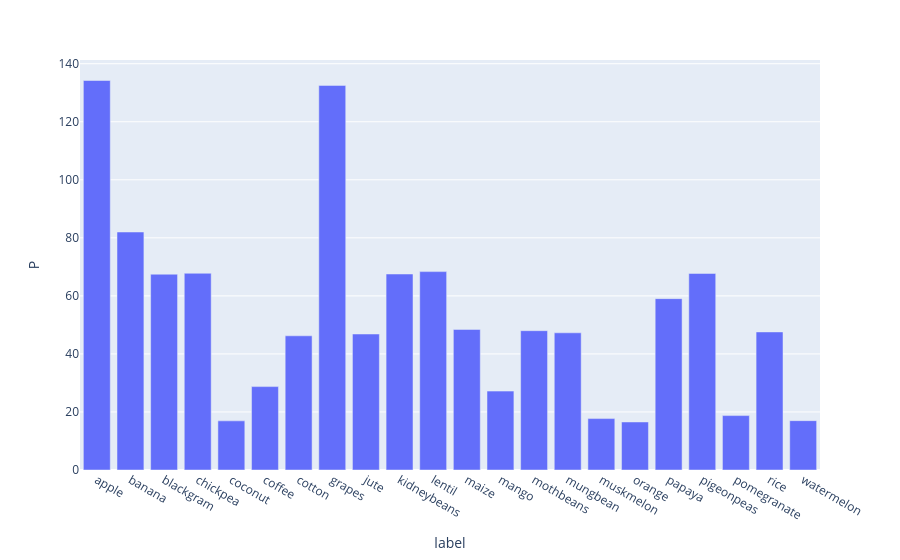

Write notebook code for a chart like this one.
### Code cell
fig2 = px.bar(crop_summary_new, x='label', y='P')
fig2.show()

### Figure 1 — Plotly figure (JSON) as saved in the notebook; plotly's stock layout.template omitted (floating-point values rounded to 4 significant figures)
{"data": [{"hovertemplate": "label=%{x}<br>P=%{y}<extra></extra>", "legendgroup": "", "marker": {"color": "#636efa", "pattern": {"shape": ""}}, "name": "", "orientation": "v", "showlegend": false, "textposition": "auto", "type": "bar", "x": ["apple", "banana", "blackgram", "chickpea", "coconut", "coffee", "cotton", "grapes", "jute", "kidneybeans", "lentil", "maize", "mango", "mothbeans", "mungbean", "muskmelon", "orange", "papaya", "pigeonpeas", "pomegranate", "rice", "watermelon"], "xaxis": "x", "y": [134.2, 82.01, 67.47, 67.79, 16.93, 28.74, 46.24, 132.5, 46.86, 67.54, 68.36, 48.44, 27.18, 48.01, 47.28, 17.72, 16.55, 59.05, 67.73, 18.75, 47.58, 17.0], "yaxis": "y"}], "layout": {"barmode": "relative", "legend": {"tracegroupgap": 0}, "margin": {"t": 60}, "xaxis": {"anchor": "y", "domain": [0, 1], "title": {"text": "label"}}, "yaxis": {"anchor": "x", "domain": [0, 1], "title": {"text": "P"}}}}
